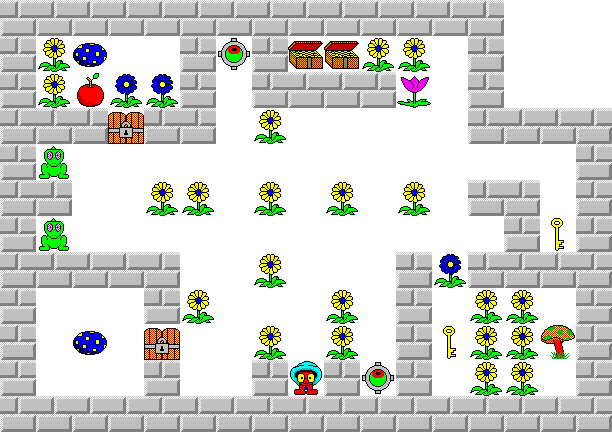

This is a level from a 2D game, rendered from its Tiled map with the project's own tilesets. A one-line summary and the map file follow, with tile-layer data summarised:
An orthogonal 17x12 tile map with 36x36 px tiles, 2 tile layers (ground, hazard).

<map version="1.0" orientation="orthogonal" width="17" height="12" tilewidth="36" tileheight="36">
 <tileset firstgid="1" name="tileset" tilewidth="36" tileheight="36">
  <image source="tileset.png" width="256" height="256" />
 </tileset>
 <layer name="ground" width="17" height="12">
  <data>[204 cells, 204 non-empty, 1 distinct tile ids]</data>
 </layer>
 <layer name="hazard" width="17" height="12">
  <data>[204 cells, 124 non-empty, 13 distinct tile ids]</data>
 </layer>
</map>
